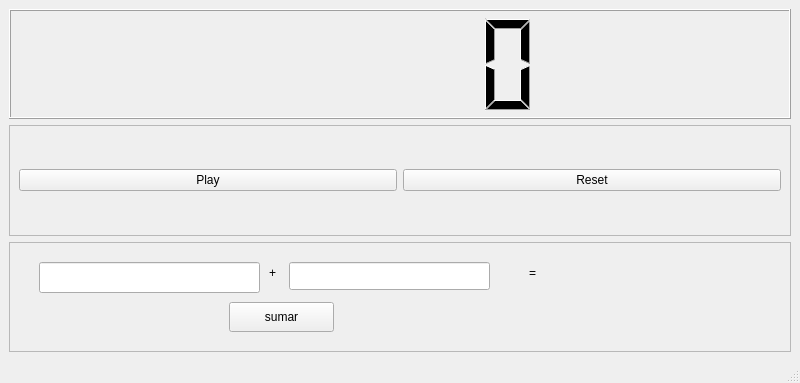
<?xml version="1.0" encoding="UTF-8"?>
<ui version="4.0">
 <class>Cronometro</class>
 <widget class="QMainWindow" name="Cronometro">
  <property name="geometry">
   <rect>
    <x>0</x>
    <y>0</y>
    <width>800</width>
    <height>383</height>
   </rect>
  </property>
  <property name="windowTitle">
   <string>Cronometro</string>
  </property>
  <widget class="QWidget" name="centralwidget">
   <layout class="QVBoxLayout" name="verticalLayout">
    <item>
     <widget class="QLCDNumber" name="lcdNumber">
      <property name="font">
       <font>
        <pointsize>36</pointsize>
       </font>
      </property>
     </widget>
    </item>
    <item>
     <widget class="QFrame" name="frame">
      <property name="frameShape">
       <enum>QFrame::StyledPanel</enum>
      </property>
      <property name="frameShadow">
       <enum>QFrame::Raised</enum>
      </property>
      <layout class="QHBoxLayout" name="horizontalLayout">
       <item>
        <widget class="QPushButton" name="pushButton">
         <property name="text">
          <string>Play</string>
         </property>
        </widget>
       </item>
       <item>
        <widget class="QPushButton" name="pushButton_2">
         <property name="text">
          <string>Reset</string>
         </property>
        </widget>
       </item>
      </layout>
     </widget>
    </item>
    <item>
     <widget class="QFrame" name="frame_2">
      <property name="frameShape">
       <enum>QFrame::StyledPanel</enum>
      </property>
      <property name="frameShadow">
       <enum>QFrame::Raised</enum>
      </property>
      <widget class="QLineEdit" name="lineEdit">
       <property name="geometry">
        <rect>
         <x>30</x>
         <y>20</y>
         <width>221</width>
         <height>31</height>
        </rect>
       </property>
      </widget>
      <widget class="QLabel" name="label">
       <property name="geometry">
        <rect>
         <x>260</x>
         <y>20</y>
         <width>21</width>
         <height>21</height>
        </rect>
       </property>
       <property name="text">
        <string>+</string>
       </property>
      </widget>
      <widget class="QLineEdit" name="lineEdit_2">
       <property name="geometry">
        <rect>
         <x>280</x>
         <y>20</y>
         <width>201</width>
         <height>28</height>
        </rect>
       </property>
      </widget>
      <widget class="QLabel" name="label_2">
       <property name="geometry">
        <rect>
         <x>520</x>
         <y>20</y>
         <width>79</width>
         <height>21</height>
        </rect>
       </property>
       <property name="text">
        <string>=</string>
       </property>
      </widget>
      <widget class="QPushButton" name="pushButton_3">
       <property name="geometry">
        <rect>
         <x>220</x>
         <y>60</y>
         <width>105</width>
         <height>30</height>
        </rect>
       </property>
       <property name="text">
        <string>sumar</string>
       </property>
      </widget>
     </widget>
    </item>
   </layout>
  </widget>
  <widget class="QMenuBar" name="menubar">
   <property name="geometry">
    <rect>
     <x>0</x>
     <y>0</y>
     <width>800</width>
     <height>26</height>
    </rect>
   </property>
  </widget>
  <widget class="QStatusBar" name="statusbar"/>
 </widget>
 <resources/>
 <connections/>
</ui>
